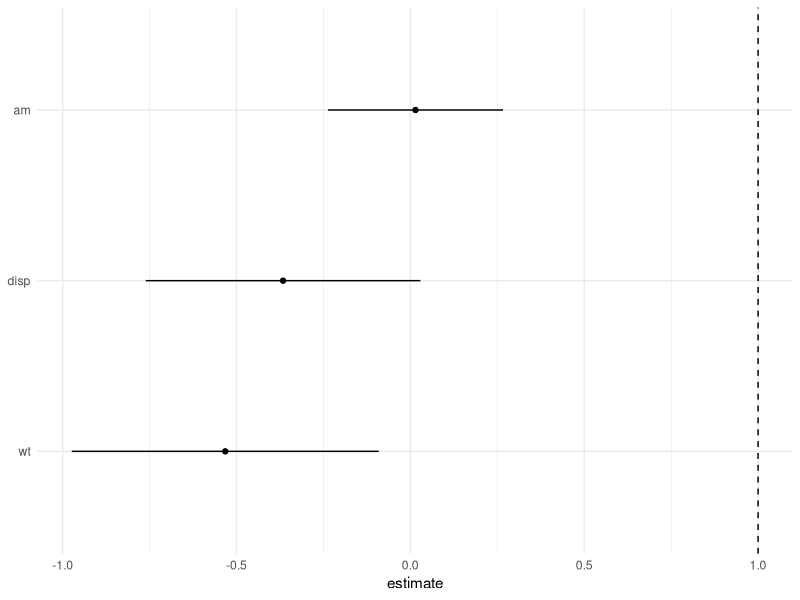

Recreate this plot in R.
## ---- chunk 1
#| echo: false
#| message: false
  
library(tidyverse) 
library(broom)

df <- mtcars |> 
  mutate_all(~as.numeric(scale(.x)))

fit <- lm(mpg ~ wt + am + disp, data = df)
tidy_fit <- broom::tidy(fit, conf.int = TRUE)
tidy_fit |> 
  filter(term != "(Intercept)") |> 
  ggplot(aes(x = estimate, y = reorder(term, estimate))) +
  geom_linerange(aes(xmin = conf.low, xmax = conf.high)) +
  geom_point() +
  theme_minimal() +
  labs(y = NULL) +
  geom_vline(aes(xintercept = 1), linetype = "dashed")

